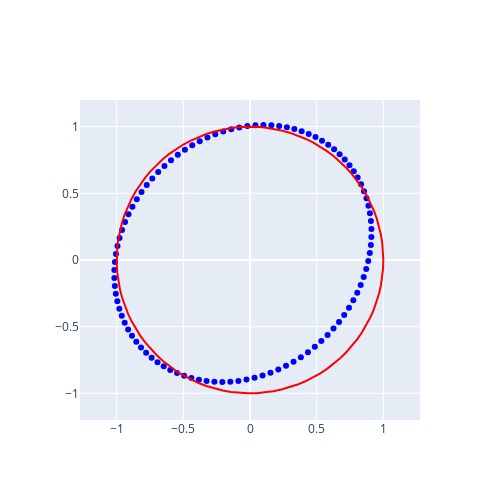

The code cell stored with this chart in its notebook:
### Code cell
latents = model.encode(features)[1].detach().numpy()

import plotly.graph_objects as go
import numpy as np

# Create scatter plot
# add the corresponding feature to the hover text
hover_text = [f"Feature {i}: {feature}" for i, feature in enumerate(features)]
scatter = go.Scatter(
    x=latents[:, 0],
    y=latents[:, 1],
    mode='markers',
    marker=dict(color='blue'),
    hovertext=hover_text,
    hovertemplate='Feature: %{hovertext}<br>Latent: %{x:.2f}, %{y:.2f}<extra></extra>',
)

# Create circle
theta = np.linspace(0, 2*np.pi, 100)
x = np.cos(theta)
y = np.sin(theta)
circle = go.Scatter(
    x=x,
    y=y,
    mode='lines',
    line=dict(color='red'),
    showlegend=False
)

# Create layout
layout = go.Layout(
    width=500,
    height=500,
    xaxis=dict(range=[-1.2, 1.2], scaleanchor="y", scaleratio=1),
    yaxis=dict(range=[-1.2, 1.2]),
    showlegend=False
)

# Create figure and add traces
fig = go.Figure(data=[scatter, circle], layout=layout)

# Show plot
fig.show()
